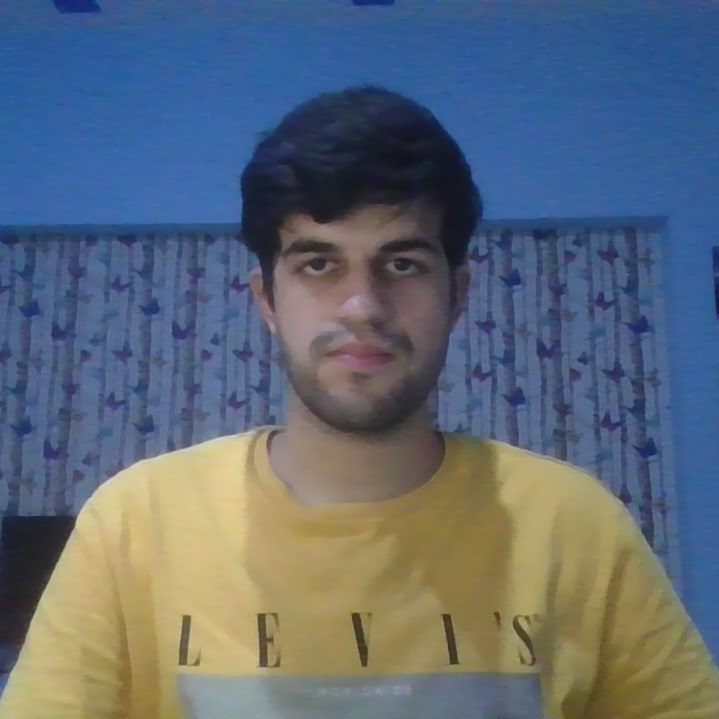
%> input picture assignments/Assignment 2/photo.jpg, 719 x 719 px
$ octave assignment_2.m   (GNU Octave 9; MATLAB toolbox functions it lacks are replaced by stand-ins)
%> lines starting %> are read from the running program, lines starting %| are printed output that depends on the picture; in (x1, y1, x2, y2) boxes, pixels count from 0 and x2, y2 are one past the last pixel; in counts of white or black regions, pixels touching at a corner belong together; the program's own positions count from 1
set(groot,'defaultFigurePaperPositionMode','manual');
%the bitslice figure is too large for the page of pdf and gets cut off. The
%set function helps counter this and displays the image on one line. This
%function was included after searching on the matlab help

imdata = imread('photo.jpg');
%> imdata is the input picture: size 719x719x3 uint8; mean R, G, B 93.5, 105.2, 118.5
%reads the photo of size and stores it in matrix of 719*719*3

imgray = rgb2gray(imdata);
%converts the photo into grayscale

bitplane = [];
%bit matrix initialised

for i=1:1:8
    bitplane = [bitplane double(bitget(imgray, i))];
    %bitget gets one bit from the pixel intensity value
end
%> this loop made 8 passes
%> pass 1, `bitplane = [bitplane double(bitget(imgray, i))];`:
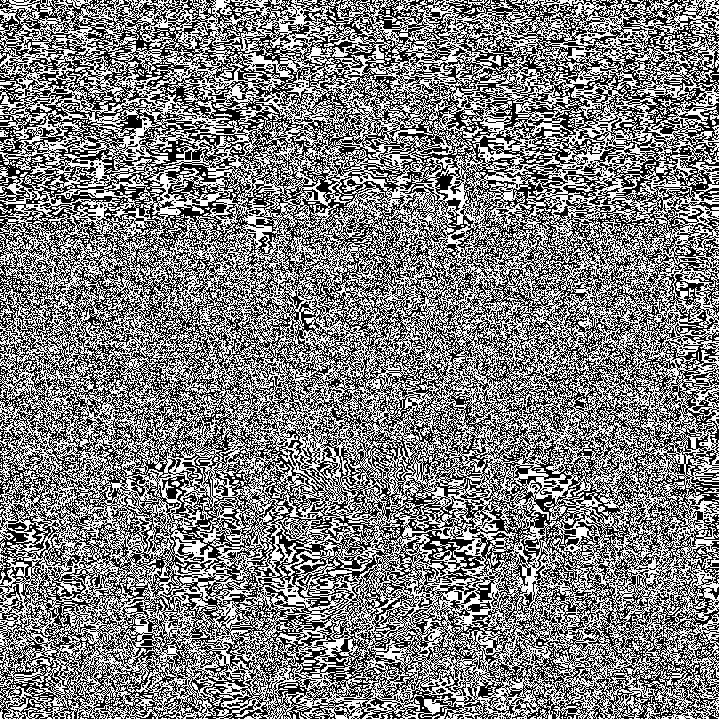
%> bitplane: size 719x719 double; values 0 (black) and 1 (white), 49.9% white in thin lines or dots
%> after the loop:
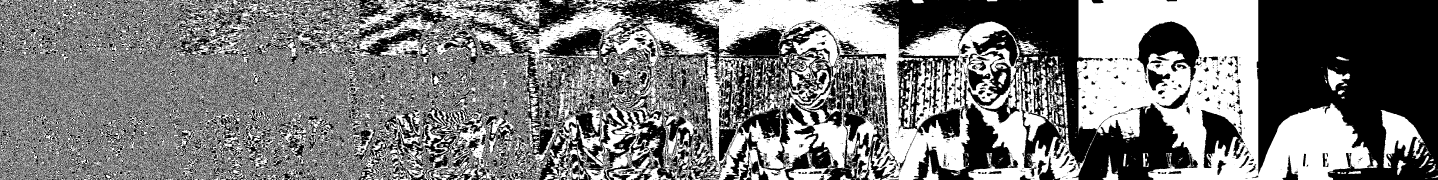
%> bitplane: size 719x5752 double (shown at 1/4 size); values 0 (black) and 1 (white), 48.8% white; 8285 white regions (7525 under 20 px), largest, box (x1, y1, x2, y2) and area: (0, 0, 5511, 719) 1854391, (5523, 440, 5700, 673) 19379, (3061, 212, 3266, 402) 9761

figure(1);
subplot(2,1,1);
gray_og = imshow(imgray);
title('Original photo in grayscale');
%displays the original image in grayscale

subplot(2,1,2);
bitplane_og = imshow(bitplane);
title('Bitplane of the 8 bit slices');
%displays the bitplane 8 bit slice

incbright = imgray + 60;
%increases the intensity of every pixel by 50

decbright = imgray - 60;
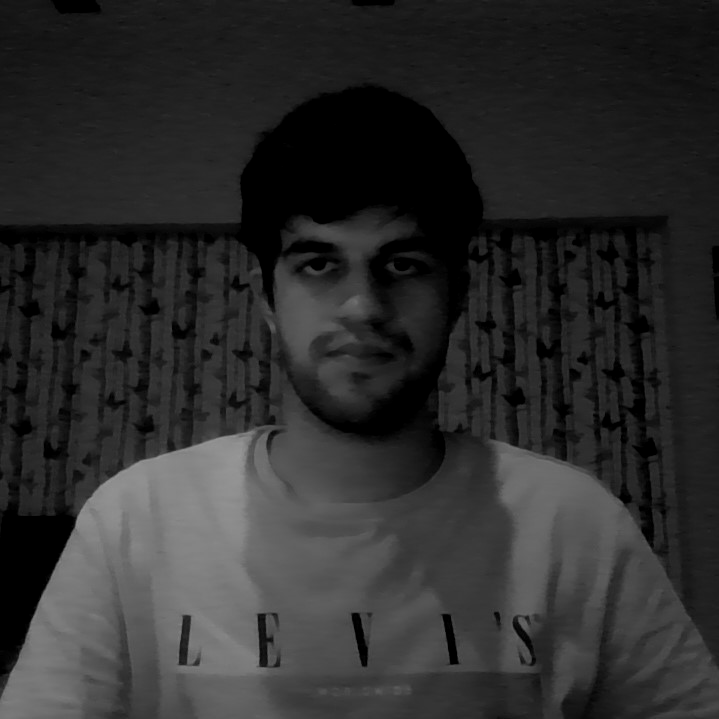
%> decbright: size 719x719 uint8; min 0, max 152, mean 44.9
%decreases the intensity of every pixel by 50

M = mean(mean(imgray));
%> M = 103.2
%mean of all pixel intensities

imgcont = cast(imgray,'int16');
%this casting is done to prevent losses due to values that become less than
%0

inccont = (imgray - M)*2 + M;
%image with increased contrast

inccontrast = cast(inccont, 'uint8');
%obtaining 8bit unsigned again

deccont = (imgray - M)/2 + M;
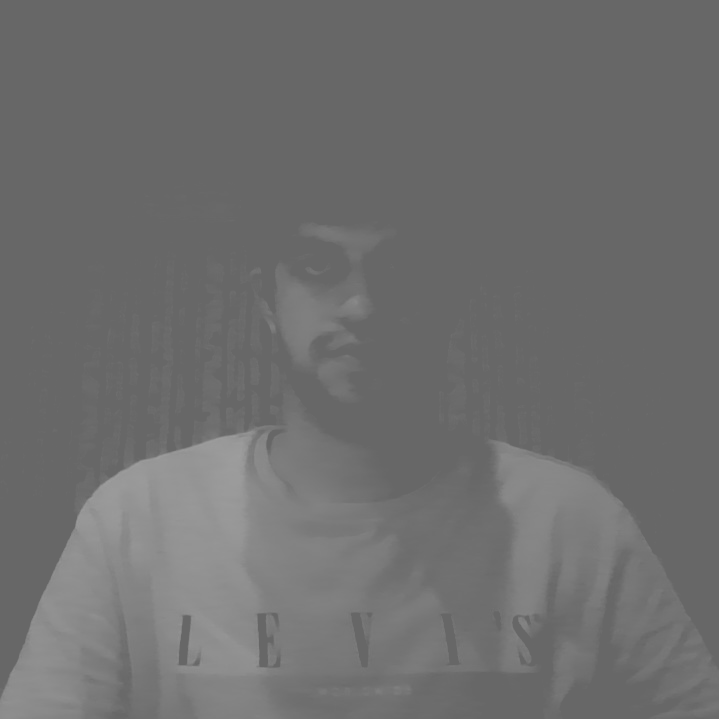
%> deccont: size 719x719 uint8; min 103, max 158, mean 110.1
%image with decreased contrast

deccontrast = cast(deccont, 'uint8');

figure(2);
subplot(2,2,1);
incbright_og = imshow(incbright);
title('Image with Increased Brightness');
%displays the more bright version of the original image

subplot(2,2,2);
decbright_og = imshow(decbright);
title('Image with Decreased Brightness');
%displays the less bright version of the original image

subplot(2,2,3);
inccontrast_og = imshow(inccontrast);
title('Image with Increased Contrast');
%displays the more contrasted version of the original image

subplot(2,2,4);
deccontrast_og = imshow(deccontrast);
title('Image with Decreased Contrast');
%displays the less contrasted version of the original image

figure(3);
imhist(imgray);
title('Histogram of the original Image');
%> figure, not shown here; highest point at x = 87, y = 14157
%displays the histogram of the original grayscale image

figure(4);
subplot(2,2,1);
imhist(incbright,64);
title('Histogram of the Increased Brightness Image');
%displays the histogram of the increased brightness grayscale image

subplot(2,2,2);
imhist(decbright,64);
title('Histogram of the Decreased Brightness Image');
%displays the histogram of the decreased brightness grayscale image

subplot(2,2,3);
imhist(inccontrast,64);
title('Histogram of the Increased Contrast Image');
%displays the histogram of the increased contrast grayscale image

subplot(2,2,4);
imhist(deccontrast,64);
title('Histogram of the Decreased Contrast Image');
%> figure, not shown here; panel 1: highest point at x = 149.8, y = 51695; panel 2: highest point at x = 28.33, y = 53777; panel 3: highest point at x = 101.2, y = 323790
%displays the histogram of the decreased contrast grayscale image

figure(5);
subplot(2,2,1);
incbright_eq = histeq(incbright);
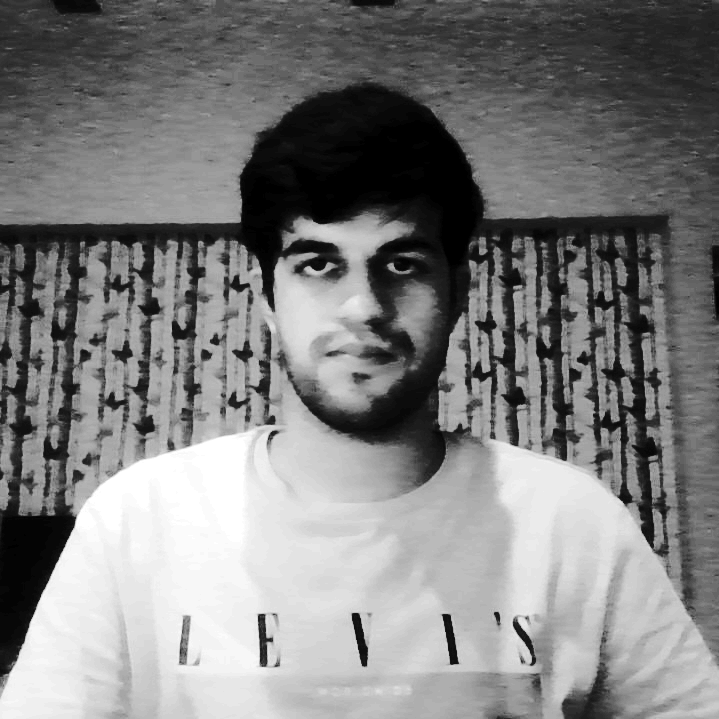
%> incbright_eq: size 719x719 uint8; min 0, max 255, mean 127
incbright_eqog = imshow(incbright_eq);
title('Image with increased brightness after Histrogram Eqaulisation');
%displays the images formed after histogram equalisations of inc brightness
%images

subplot(2,2,2);
decbright_eq = histeq(decbright);
decbright_eqog = imshow(decbright_eq);
title('Image with decreased brightness after Histrogram Eqaulisation');
%displays the images formed after histogram equalisations of dec brightness
%images

subplot(2,2,3);
inccontrast_eq = histeq(inccontrast);
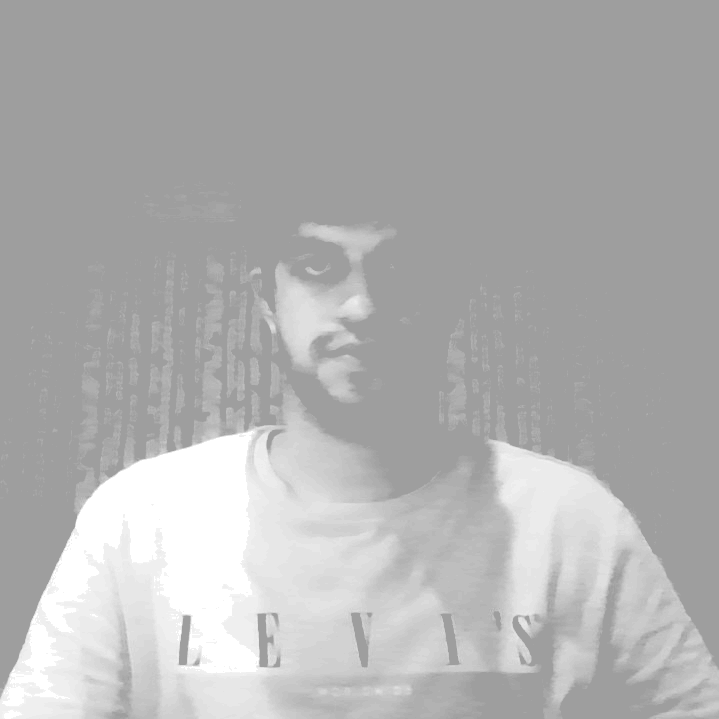
%> inccontrast_eq: size 719x719 uint8; min 158, max 255, mean 176.7
inccontrast_eqog = imshow(inccontrast_eq);
title('Image with increased contrast after Histrogram Eqaulisation');
%displays the images formed after histogram equalisations of inc contrast
%images

subplot(2,2,4);
deccontrast_eq = histeq(deccontrast);
deccontrast_eqog = imshow(deccontrast_eq);
title('Image with decreased contrast after Histrogram Eqaulisation');
%displays the images formed after histogram equalisations of dec contrast
%images

figure(6);
subplot(2,2,1);
imhist(incbright_eq,64);
title('Histogram after equalisation of Increased Brightness');
%histogram of equalised increased brightness image

subplot(2,2,2);
imhist(decbright_eq,64);
title('Histogram after equalisation of Decreased Brightness');
%histogram of equalised decreased brightness image

subplot(2,2,3);
imhist(inccontrast_eq,64);
title('Histogram after equalisation of Increased Contrast');
%histogram of equalised increased contrast image

subplot(2,2,4);
imhist(deccontrast_eq,64);
title('Histogram after equalisation of Decreased Contrast');
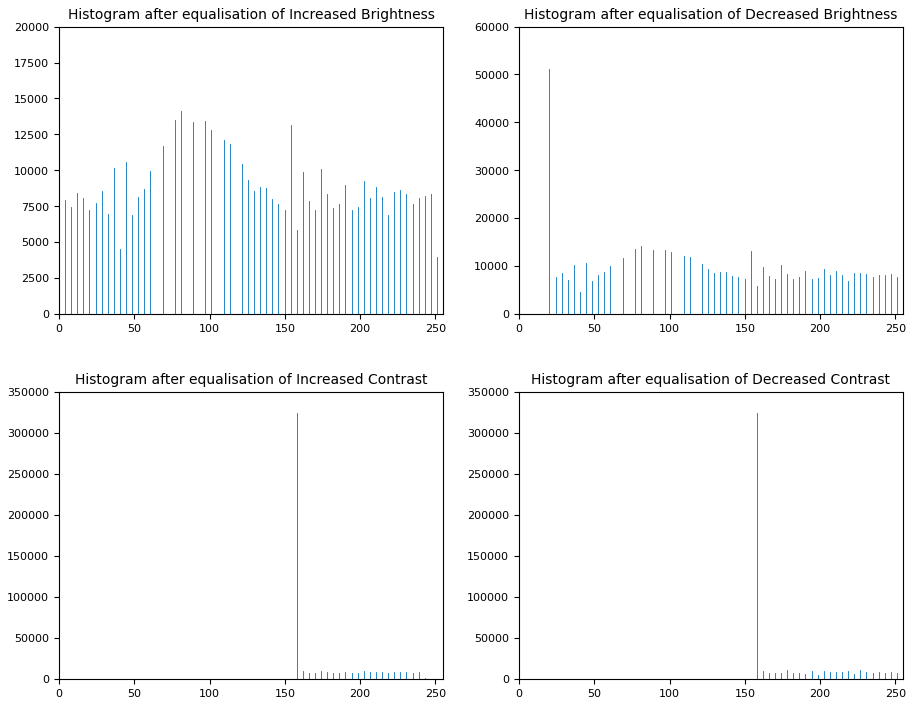
%> figure redrawn from the program's plot data, 4 panels; panel 1: highest point at x = 80.95, y = 14157; panel 2: highest point at x = 20.24, y = 51125; panel 3: highest point at x = 157.9, y = 323790
%histogram of equalised decreased contrast image
